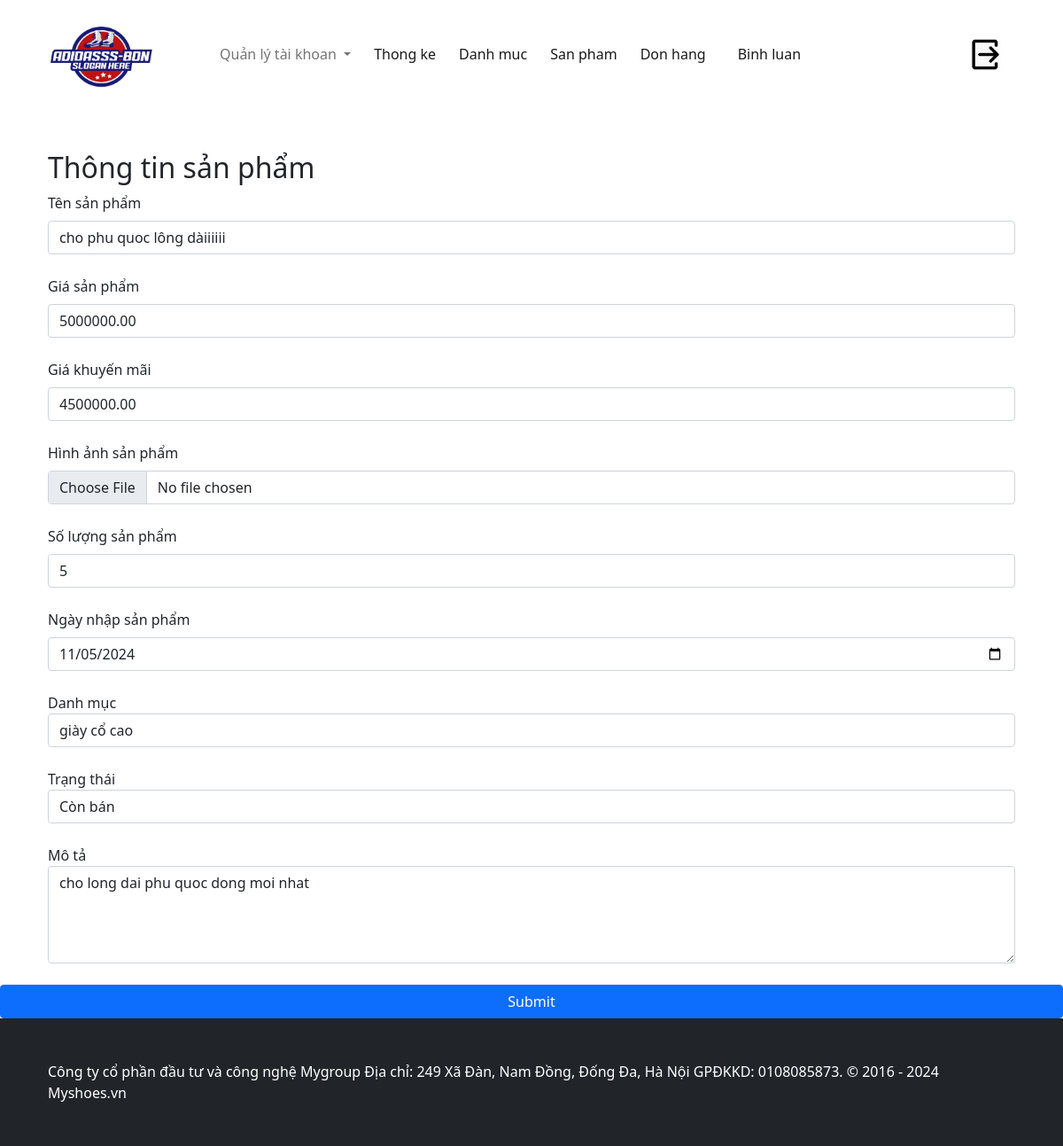
The page /admin/?act=form-sua-san-pham&id_san_pham=1 (signed in) on the database its author committed.
### tables this page shows
CREATE TABLE `san_phams` (
  `id` int NOT NULL,
  `ten_san_pham` varchar(255) NOT NULL,
  `gia_san_pham` decimal(10,2) NOT NULL,
  `gia_khuyen_mai` decimal(10,2) DEFAULT NULL,
  `hinh_anh` varchar(255) DEFAULT NULL,
  `so_luong` int NOT NULL,
  `luot_xem` int DEFAULT '0',
  `ngay_nhap` date NOT NULL,
  `mo_ta` text,
  `danh_muc_id` int NOT NULL,
  `trang_thai` tinyint NOT NULL DEFAULT '1',
  `ngay_cap_nhat_luot_xem` date DEFAULT NULL
);

CREATE TABLE `danh_mucs` (
  `id` int NOT NULL,
  `ten_danh_muc` varchar(255) NOT NULL,
  `mo_ta` text
);

### commons/function.php (called while the page is built, shortened)
<?php
function connectDB() {
    $host = DB_HOST;
    $port = DB_PORT;
    $dbname = DB_NAME;
    try {
        $conn = new PDO("mysql:host=$host;port=$port;dbname=$dbname", DB_USERNAME, DB_PASSWORD);
        $conn->setAttribute(PDO::ATTR_ERRMODE, PDO::ERRMODE_EXCEPTION);
        $conn->setAttribute(PDO::ATTR_DEFAULT_FETCH_MODE, PDO::FETCH_ASSOC);
        return $conn;
    } catch (PDOException $e) {
        echo ("Connection failed: " . $e->getMessage());
    }
}

### admin/model/adminSanPham.php (called while the page is built, shortened)
<?php
class adminSanPham
{
    public $conn;
    public function __construct()
    {
        $this->conn = connectDB();
    }
    public function getOneSanPham($id)
{
    try {
        $sql = 'SELECT  san_phams . *, danh_mucs.ten_danh_muc
        FROM san_phams
        INNER JOIN danh_mucs ON san_phams.danh_muc_id=danh_mucs.id
        WHERE san_phams.id = :id ';
        $stmt = $this->conn->prepare($sql);
        $stmt->execute(
            [
                'id' => $id
            ]
        );
        return $stmt->fetch();
    } catch (Exception $e) {
        echo "Loi" . $e->getMessage();
    }
}
}

### admin/model/adminDanhMuc.php (called while the page is built, shortened)
<?php
class adminDanhmuc
{
    public $conn;
    public function __construct()
    {
        $this->conn = connectDB();
    }
    public function getAllDanhmuc()
    {
        try {
            $sql = 'SELECT * FROM danh_mucs';
            $stmt = $this->conn->prepare($sql);
            $stmt->execute();
            return $stmt->fetchAll();
        } catch (Exception $e) {
            echo "Loi" . $e->getMessage();
        }
    }
}

### admin/view/sanpham/editSanPham.php (the view, shortened to what this page needs)
<link href="https://maxcdn.bootstrapcdn.com/bootstrap/5.3.0/css/bootstrap.min.css" rel="stylesheet">
<div class="container mt-5">
    <h2 class="card-title">Thông tin sản phẩm</h2>
    <form action="<?= BASE_URL_AMIN . '?act=sua-san-pham' ?>" method="post" enctype="multipart/form-data">
        <div class="mb-4">
            <label class="form-label">Tên sản phẩm</label>
            <input type="text" id="ten_san_pham" name="ten_san_pham" class="form-control" placeholder="Nhập tên sản phẩm" value="<?= $sanPham['ten_san_pham'] ?>">
        </div>
        <div class="mb-4">
            <label class="form-label">Giá sản phẩm</label>
            <input type="number" id="gia_san_pham" name="gia_san_pham" class="form-control" value="<?= $sanPham['gia_san_pham'] ?>">
        </div>
        <div class="mb-4">
            <label class="form-label">Giá khuyến mãi</label>
            <input type="number" id="gia_khuyen_mai" name="gia_khuyen_mai" class="form-control" value="<?= $sanPham['gia_khuyen_mai'] ?>">
        </div>
        <div class="mb-4">
            <label class="form-label">Hình ảnh sản phẩm</label>
            <input type="file" id="hinh_anh" name="hinh_anh" class="form-control">
        </div>
        <div class="mb-4">
            <label class="form-label">Số lượng sản phẩm</label>
            <input type="number" id="so_luong" name="so_luong" class="form-control" value="<?= $sanPham['so_luong'] ?>">
        </div>
        <div class="mb-4">
            <label class="form-label">Ngày nhập sản phẩm</label>
            <input type="date" id="ngay_nhap" name="ngay_nhap" class="form-control" value="<?= $sanPham['ngay_nhap'] ?>">
        </div>
        <div class="mb-4">
            <label>Danh mục</label>
            <select class="form-control" id="exampleFormControlSelect1" name="danh_muc_id">
                <?php foreach ($listDanhMuc as $danhMuc): ?>
                    <option <?= $danhMuc['id'] == $sanPham['danh_muc_id'] ? 'selected' : '' ?> value="<?= $danhMuc['id'] ?>">
                        <?= $danhMuc['ten_danh_muc'] ?>
                    </option>
                <?php endforeach ?>
            </select>
        </div>
        <div class="mb-4">
            <label>Trạng thái</label>
            <select class="form-control" id="exampleFormControlSelect1" name="trang_thai">
                <option <?= $sanPham['trang_thai'] == 1 ? 'selected' : '' ?> value="1">
                    Còn bán
                </option>
            </select>
        </div>
        <div class="mb-4">
            <label>Mô tả</label>
            <textarea name="mo_ta" class="form-control" rows="4" required><?= $sanPham['mo_ta'] ?></textarea>
        </div>
</div>
<button type="submit" class="btn btn-primary w-100">Submit</button>

### rows shown on the page
san_phams: ten_san_pham "cho phu quoc lông dàiiiiii", gia_san_pham "5000000.00", gia_khuyen_mai "4500000.00", so_luong "5", ngay_nhap "11/05/2024", danh_muc_id "giày cổ cao", trang_thai "Còn bán", mo_ta "cho long dai phu quoc dong moi nhat"
